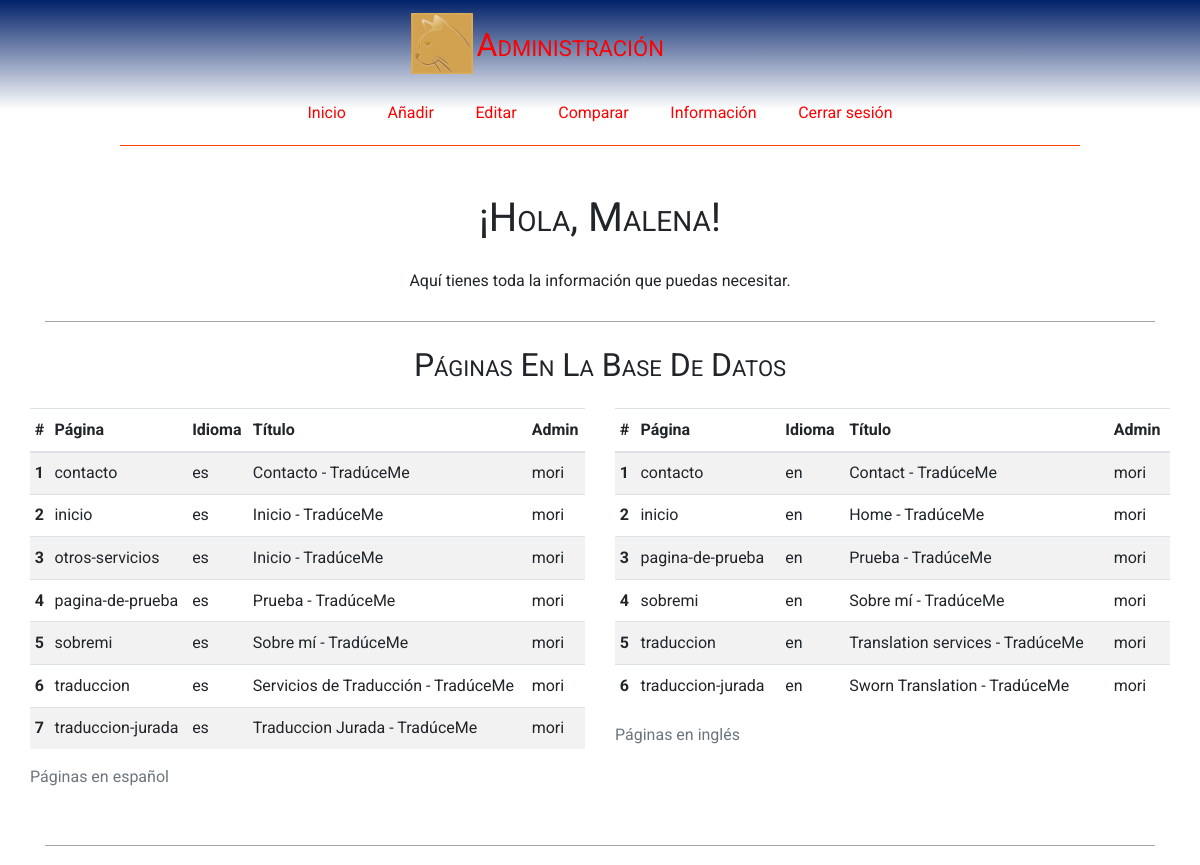
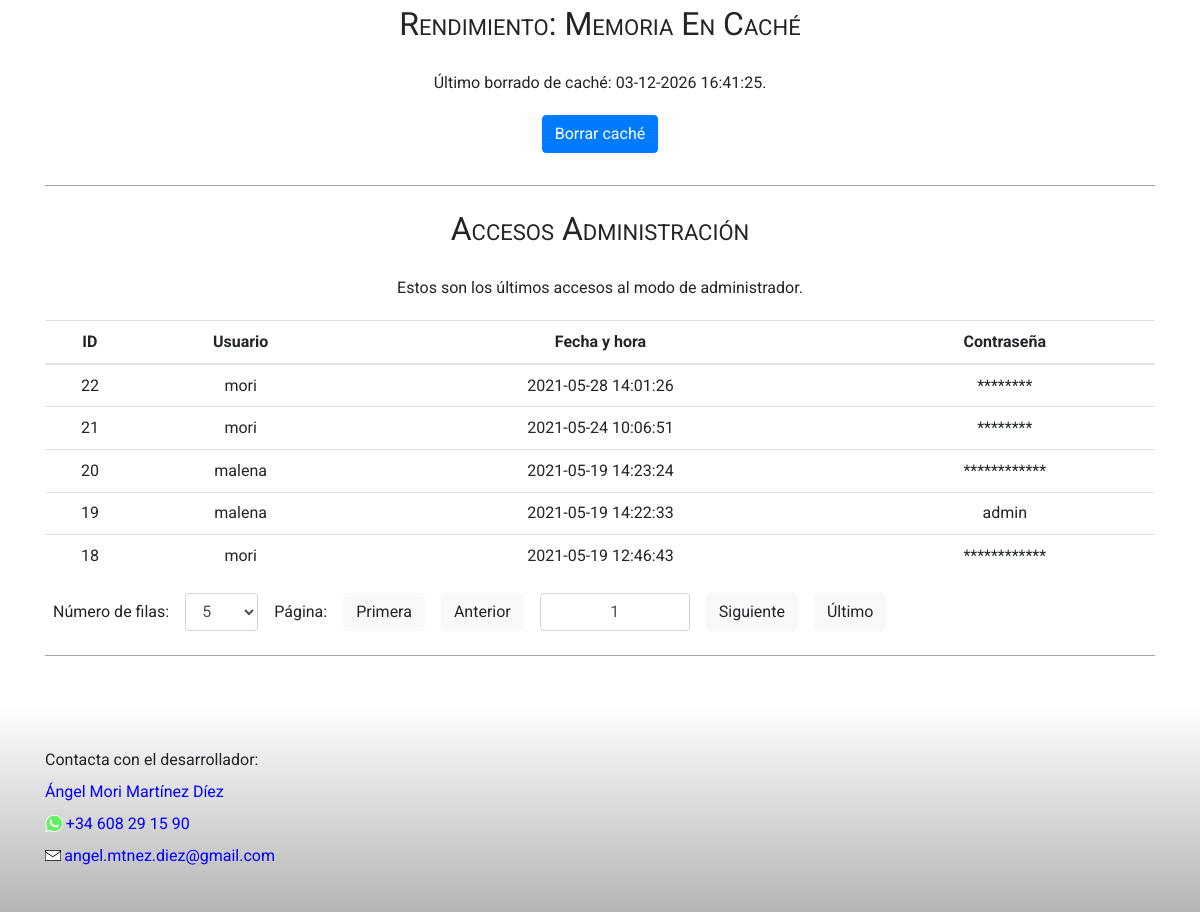
/tm_admin/info.php (signed in), run on the app's committed database (2 pictures, top to bottom).
### tables this page shows
CREATE TABLE `tm_page` (
  `page_name` varchar(40) NOT NULL,
  `lang` varchar(2) NOT NULL,
  `title` varchar(70) NOT NULL,
  `user` varchar(16) NOT NULL,
  `content` longtext NOT NULL
);

### tm_admin/adminFunctions.php (the view, shortened to what this page needs)
<?php
function tabularMatrizN($matrizDatos, $arrayCabeceras = null, $clase = '', $caption = '')
{
    $tabla = "<table class='$clase'>
                <caption>$caption</caption>
                <thead>";
    if (is_array($arrayCabeceras)) {
        $maxCols = count($arrayCabeceras);
        $tabla .=  "<tr>";
        $tabla .=  "<th>#</th>";
        foreach ($arrayCabeceras as $th) {
            $tabla .=  "<th>$th</th>";
        }
        $tabla .=  "<tr>";
    }
    $tabla .= "</thead><tbody>";
    $row = 1;
    foreach ($matrizDatos as $fila) {
        $tabla .=  '<tr><th>' . $row++ . '</th>';
        $col = 0;
        foreach ($fila as $celda) {
            if ($maxCols <= $col) {
                break;
            }
            $col++;
            $tabla .=  "<td>" . $celda . "</td>";
        }
        $tabla .=  '</tr>';
    }
    $tabla .=  "</tbody></table>";
    return $tabla;
}

### assets/css/estructura.css (style rules this page uses)
* { font-family: 'Roboto', 'Lucida Sans', 'Lucida Sans Regular', 'Lucida Grande', 'Lucida Sans Unicode', Geneva, Verdana, sans-serif }
* { padding: 0; margin: 0; }
html { overflow-y: scroll visible; overflow-x: scroll visible; }
html, body { width: 100%; height: 100%; max-width: 100%; font-size: 16px; line-height: 2rem; }
body { -ms-overflow-style: none; scrollbar-width: none; }
body { display: grid; grid-template-columns: 1fr; grid-template-rows: min-content min-content min-content auto min-content min-content; grid-template-areas: 'cabecera''menú''migas''cuerpo''aside''pie'; }

### data on the page
tm_page: page_name "contacto", lang "es", title "Contacto - TradúceMe", user "mori"
tm_page: page_name "inicio", lang "es", title "Inicio - TradúceMe", user "mori"
tm_page: page_name "otros-servicios", lang "es", title "Inicio - TradúceMe", user "mori"
tm_page: page_name "pagina-de-prueba", lang "es", title "Prueba - TradúceMe", user "mori"
tm_page: page_name "sobremi", lang "es", title "Sobre mí - TradúceMe", user "mori"
tm_page: page_name "traduccion", lang "es", title "Servicios de Traducción - TradúceMe", user "mori"
tm_page: page_name "traduccion-jurada", lang "es", title "Traduccion Jurada - TradúceMe", user "mori"
tm_page: page_name "contacto", lang "en", title "Contact - TradúceMe", user "mori"
tm_page: page_name "inicio", lang "en", title "Home - TradúceMe", user "mori"
tm_page: page_name "pagina-de-prueba", lang "en", title "Prueba - TradúceMe", user "mori"
tm_page: page_name "sobremi", lang "en", title "Sobre mí - TradúceMe", user "mori"
tm_page: page_name "traduccion", lang "en", title "Translation services - TradúceMe", user "mori"
tm_page: page_name "traduccion-jurada", lang "en", title "Sworn Translation - TradúceMe", user "mori"

### other printed values
$tituloPaginaAdmin "¡Hola, Malena!"
$caption "Páginas en español Páginas en inglés"
$th "Página"
$th "Idioma"
$th "Título"
$th "Admin"
$fechaCache "03-12-2026 16:41:25"
